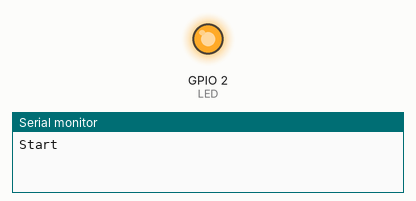
The sketch below on a simulated ESP8266 (NodeMCU). On the bench: output pins drawn as LEDs (lit = HIGH), the last lines printed to the serial monitor. WiFi joins after 1.5 s; servers stay silent unless stated; uploads are accepted with an empty reply. At 6.2 s the program puts the board to deep sleep or switches it off; the recording ends there.

Above: at 0.2 s.
At 5.95 s:
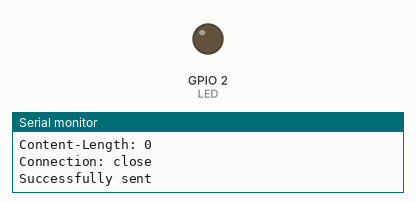
Timing chart, 0 to 6.2 s (numbered marks = the images above):
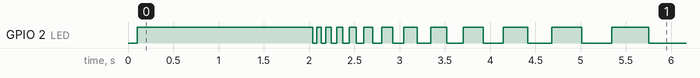

The sketch:

esp8266Doorbell.ino
```cpp
#include <Arduino.h>
#include <Client.h>
#include <ArduinoJson.h>

/*******************************************************************
inspired by: https://github.com/pinae/ESP8266-Dash
 *******************************************************************/


#include <ESP8266WiFi.h>
#include <WiFiClientSecure.h>
// #include <credentials.h>

//------- Replace the following! ------
const int LED = 2;

const char *mySSID = "TODO";
const char *myPASSWORD = "TODO";
const char *myServer = "192.168.2.50";
const int myPort = 80;
const char *myURL = "http://tori.stig/iot/doorbell.py/handler";

WiFiClient client;

bool sendRequest()
{
  int result = client.connect(myServer, myPort);
  if (!result) {
    Serial.printf("Unable to connect to %s:%d\n", myServer, myPort);
    return false;
  }
  client.printf("POST %s HTTP/1.1\n", myURL);
  client.println("Host:");
  client.println("Content-Length:0");
  client.println("Connection: close");
  client.println("");
  long timeout = millis() + 30000;
  while (millis() < timeout && client.connected()) {
    // Read and log, but ignore response
    while (client.available()) {
      char c = client.read();
      Serial.write(c);
    }
  }
  client.stop();
}

void setup() {
  Serial.begin(115200);
  delay(100);
  Serial.println("Start");

  pinMode(LED, OUTPUT);
  digitalWrite(LED, HIGH);

  // Set WiFi to station mode and disconnect from an AP if it was Previously
  // connected
  WiFi.mode(WIFI_STA);
  //  WiFi.disconnect();
  delay(100);

  // Attempt to connect to Wifi network:
  Serial.print("Connecting Wifi: ");
  Serial.println(mySSID); // your network SSID (name)
  WiFi.begin(mySSID, myPASSWORD); //your WiFi password
  int retries = 50;
  while (WiFi.status() != WL_CONNECTED && --retries > 0) {
    Serial.print(".");
    delay(500);
  }
  if (retries == 0) ESP.restart();
  Serial.println("");
  Serial.print("WiFi connected ");
  Serial.print("IP address: ");
  Serial.println(WiFi.localIP());
  Serial.print("Connecting IFTTT: ");
  retries = 10;
  digitalWrite(LED, HIGH);
  unsigned long entry = millis();
  while (!sendRequest() && retries > 0) {
    Serial.println((millis() - entry) / 1000.0);
    entry = millis();
    Serial.print("!");
  }
  if (retries > 0)  {
    Serial.println("Successfully sent");
    blinkSuccess();
  }
  else {
    Serial.println("Got no success message.");
    blinkError();
  }
  Serial.println("Going to sleep.");
  shutdown();
}

void loop() {
  yield();
}

void blinkSuccess() {
  for (int i = 4; i < 50; i = (5 * i) >> 2) {
    digitalWrite(LED, HIGH);   // turn the LED off
    delay(10 * i);             // wait
    digitalWrite(LED, LOW);    // turn the LED on
    delay(10 * i);             // wait
  }
}

void blinkError() {
  for (int i = 0; i < 28; i++) {
    digitalWrite(LED, HIGH);   // turn the LED off
    delay(125);                        // wait
    digitalWrite(LED, LOW);    // turn the LED on
    delay(125);                        // wait
  }
}

void shutdown() {
  Serial.println("Shutting down.");
  Serial.println("Going to sleep.");
  //digitalWrite(PORT, LOW); // make sure, the ESP is enabled even if button is released
  ESP.deepSleep(0);
  Serial.println("Sleep failed.");
  while (1) {
    blinkError();
  }
}
```
